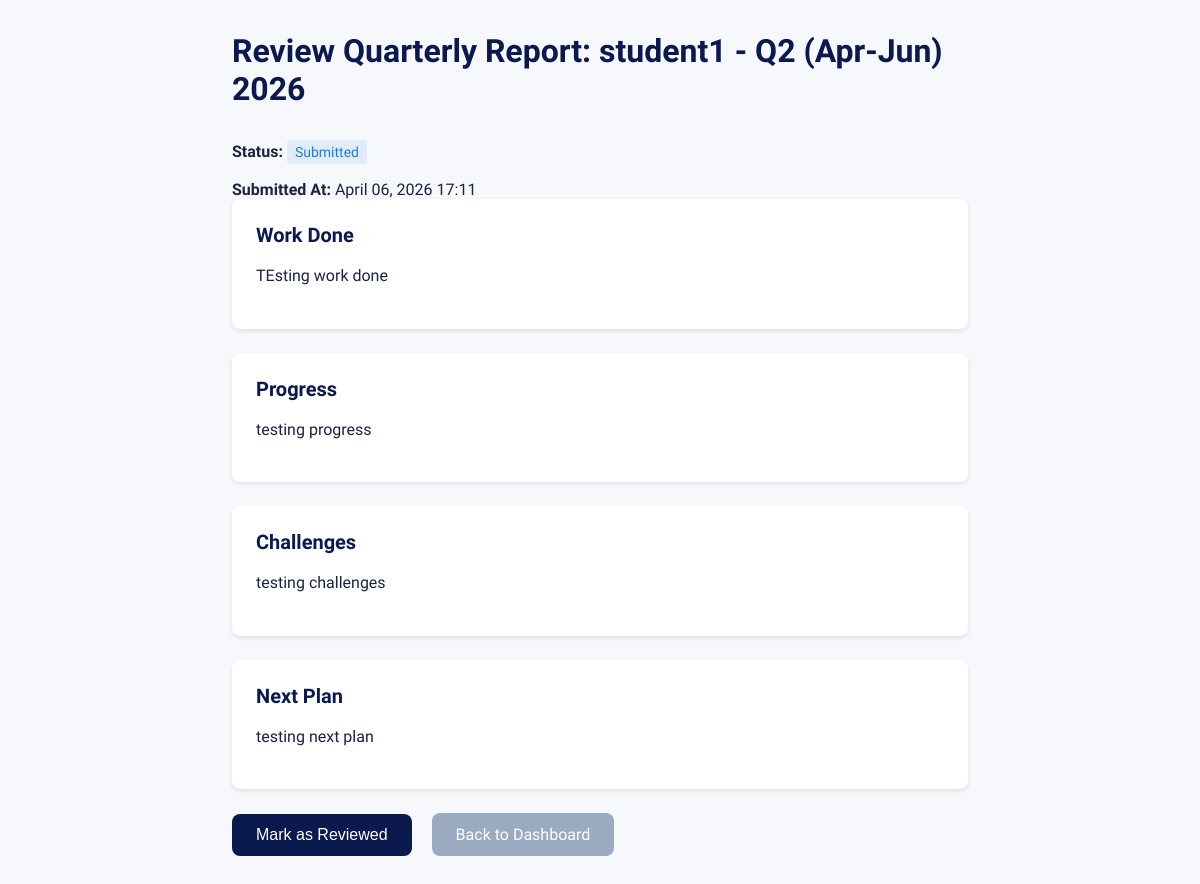
/supervisor/review-report/1/ (signed in), run on the app's committed database.
### students/models.py (models this page shows, shortened)
class QuarterlyReport(models.Model):
    QUARTER_CHOICES = [
        ('Q1', 'Q1 (Jan-Mar)'),
        ('Q2', 'Q2 (Apr-Jun)'),
        ('Q3', 'Q3 (Jul-Sep)'),
        ('Q4', 'Q4 (Oct-Dec)'),
    ]
    STATUS_CHOICES = [
        ('draft', 'Draft'),
        ('submitted', 'Submitted'),
        ('reviewed', 'Reviewed'),
    ]
    student = models.ForeignKey(Student, on_delete=models.CASCADE, related_name="quarterly_reports")
    quarter = models.CharField(max_length=2, choices=QUARTER_CHOICES)
    year = models.IntegerField()
    work_done = models.TextField()
    progress = models.TextField()
    challenges = models.TextField(blank=True, null=True)
    supervisor_feedback = models.TextField(blank=True, null=True)
    next_plan = models.TextField()
    submitted_at = models.DateTimeField(auto_now_add=True)
    status = models.CharField(max_length=20, choices=STATUS_CHOICES, default='draft')
    is_late = models.BooleanField(default=False)
    class Meta:
        unique_together = ('student', 'quarter', 'year')

class Student(models.Model):
    user = models.OneToOneField(User, on_delete=models.CASCADE, related_name='student_profile')
    student_number = models.CharField(max_length=50)
    programme = models.CharField(max_length=100)
    supervisor = models.ForeignKey(User, on_delete=SET_NULL, null=True, blank=True, related_name="supervised_students")

### users/models.py (models this page shows, shortened)
class User(AbstractUser):
    ROLE_CHOICES = (
        ("student", "Student"),
        ("supervisor", "Supervisor"),
        ("admin", "Admin"),
        ("dean", "Dean"),
        ("chair", "Chair"),
    )
    role = models.CharField(max_length=20, choices=ROLE_CHOICES)
    unique_id = models.CharField(max_length=50, unique=True, help_text="Admission Number for students or Staff ID for staff", editable=False)

### supervisor/views.py (the view)
# urls.py: path('review-report/<int:pk>/', review_quarterly_report, name='review_quarterly_report'),
@login_required
@user_passes_test(lambda u: u.role in ["supervisor", "admin", "dean"])
def review_quarterly_report(request, pk):
    report = get_object_or_404(QuarterlyReport, pk=pk)
    if request.method == "POST":
        report.status = "reviewed"
        report.save()
        messages.success(request, "Report marked as reviewed.")
        return redirect("supervisor_dashboard")
    return render(request, "supervisor/review_report.html", {"report": report})

### templates/supervisor/review_report.html (shortened to what this page needs)
{% load static %}
<!DOCTYPE html>
<html lang="en">
<head>
</head>
<body>
<div class="container">
    <h1>Review Quarterly Report: {{ report.student.user.username }} - {{ report.get_quarter_display }} {{ report.year }}</h1>
    <p><strong>Status:</strong> <span class="status {{ report.status }}">{{ report.get_status_display }}</span></p>
    <p><strong>Submitted At:</strong> {{ report.submitted_at|date:"F d, Y H:i" }}</p>
    <div class="report-section">
        <h2>Work Done</h2>
        <p>{{ report.work_done|linebreaks }}</p>
    </div>
    <div class="report-section">
        <h2>Progress</h2>
        <p>{{ report.progress|linebreaks }}</p>
    </div>
    {% if report.challenges %}
    <div class="report-section">
        <h2>Challenges</h2>
        <p>{{ report.challenges|linebreaks }}</p>
    </div>
    {% endif %}
    <div class="report-section">
        <h2>Next Plan</h2>
        <p>{{ report.next_plan|linebreaks }}</p>
    </div>
    <form method="POST">
        <button type="submit" class="btn">Mark as Reviewed</button>
        <a href="{% url 'supervisor_dashboard' %}" class="btn btn-secondary">Back to Dashboard</a>
    </form>
</div>
</body>
</html>

### templates/supervisor/review_report.html (style rules this page uses)
:root { --navy:#0A194E; --navy2:#0D2260; --amber:#FFC107; --amber2:#FFD54F; --amber-dark:#E6AD00; --white:#FFFFFF; --off:#F7F8FC; --off2:#EEF1F8; --text:#1A2340; --muted:#5A6A8A; --soft:#9AAAC0; --border:#DDE3F0; --green:#1DA462; --green-dim:rgba(29,164,98,0.1); --red:#E53935; --red-dim:rgba(229,57,53,0.1); --blue:#1E7EDE; --blue-dim:rgba(30,126,222,0.1); --orange:#F57C00; --orange-dim:rgba(245,124,0,0.1); --sidebar-w:230px }
*,*::before,*::after { box-sizing:border-box;margin:0;padding:0 }
body { font-family:'Plus Jakarta Sans',sans-serif; background:var(--off); color:var(--text); min-height:100vh; }
.container { max-width:800px; margin:0 auto; padding:2rem; }
h1 { color:var(--navy); margin-bottom:2rem; }
.report-section { background:var(--white); padding:1.5rem; border-radius:0.5rem; margin-bottom:1.5rem; box-shadow:0 2px 4px rgba(0,0,0,0.1); }
.report-section h2 { color:var(--navy); margin-bottom:1rem; font-size:1.25rem; }
.report-section p { line-height:1.6; margin-bottom:1rem; }
.status { padding:0.25rem 0.5rem; border-radius:0.25rem; font-size:0.875rem; font-weight:500; display:inline-block; margin-bottom:1rem; }
.status.submitted { background:var(--blue-dim); color:var(--blue); }
.btn { background:var(--navy); color:var(--white); padding:0.75rem 1.5rem; border:none; border-radius:0.5rem; cursor:pointer; font-size:1rem; text-decoration:none; display:inline-block; margin-right:1rem; }
.btn-secondary { background:var(--soft); color:var(--white); }

### data on the page
QuarterlyReport: student.user.username "student1", quarter "Q2 (Apr-Jun)", year "2026", status "Submitted", submitted_at "April 06, 2026 17:11", work_done "TEsting work done", progress "testing progress", challenges "testing challenges", next_plan "testing next plan"
